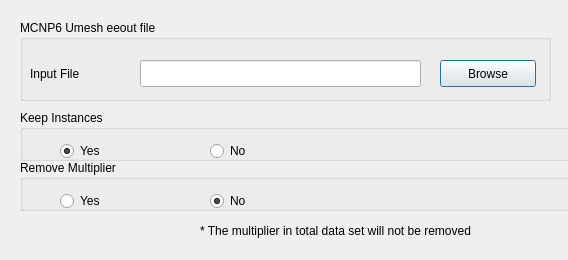
<?xml version="1.0" encoding="UTF-8"?>
<ui version="4.0">
 <class>MCMESHTRANGUI_ReadMCNPUmeshDlg</class>
 <widget class="QDialog" name="MCMESHTRANGUI_ReadMCNPUmeshDlg">
  <property name="geometry">
   <rect>
    <x>0</x>
    <y>0</y>
    <width>568</width>
    <height>260</height>
   </rect>
  </property>
  <property name="sizePolicy">
   <sizepolicy hsizetype="Minimum" vsizetype="Minimum">
    <horstretch>0</horstretch>
    <verstretch>0</verstretch>
   </sizepolicy>
  </property>
  <property name="minimumSize">
   <size>
    <width>568</width>
    <height>260</height>
   </size>
  </property>
  <property name="baseSize">
   <size>
    <width>0</width>
    <height>0</height>
   </size>
  </property>
  <property name="windowTitle">
   <string>Load File</string>
  </property>
  <widget class="QGroupBox" name="groupBox">
   <property name="geometry">
    <rect>
     <x>20</x>
     <y>20</y>
     <width>531</width>
     <height>81</height>
    </rect>
   </property>
   <property name="title">
    <string>MCNP6 Umesh eeout file</string>
   </property>
   <widget class="QLabel" name="label_6">
    <property name="geometry">
     <rect>
      <x>10</x>
      <y>40</y>
      <width>91</width>
      <height>27</height>
     </rect>
    </property>
    <property name="text">
     <string>Input File</string>
    </property>
   </widget>
   <widget class="QLineEdit" name="rmu_le_umo">
    <property name="geometry">
     <rect>
      <x>120</x>
      <y>40</y>
      <width>281</width>
      <height>27</height>
     </rect>
    </property>
    <property name="maximumSize">
     <size>
      <width>300</width>
      <height>16777215</height>
     </size>
    </property>
    <property name="readOnly">
     <bool>false</bool>
    </property>
   </widget>
   <widget class="QPushButton" name="rmu_pb_umobrw">
    <property name="geometry">
     <rect>
      <x>420</x>
      <y>40</y>
      <width>96</width>
      <height>27</height>
     </rect>
    </property>
    <property name="text">
     <string>Browse</string>
    </property>
   </widget>
  </widget>
  <widget class="QGroupBox" name="rmu_gb_rmml">
   <property name="geometry">
    <rect>
     <x>20</x>
     <y>160</y>
     <width>551</width>
     <height>51</height>
    </rect>
   </property>
   <property name="title">
    <string>Remove Multiplier</string>
   </property>
   <widget class="QRadioButton" name="rmu_rb_rmml_yes">
    <property name="geometry">
     <rect>
      <x>40</x>
      <y>30</y>
      <width>112</width>
      <height>22</height>
     </rect>
    </property>
    <property name="text">
     <string>Yes</string>
    </property>
    <property name="checked">
     <bool>false</bool>
    </property>
   </widget>
   <widget class="QRadioButton" name="rmu_rb_rmml_no">
    <property name="geometry">
     <rect>
      <x>190</x>
      <y>30</y>
      <width>112</width>
      <height>22</height>
     </rect>
    </property>
    <property name="text">
     <string>No</string>
    </property>
    <property name="checkable">
     <bool>true</bool>
    </property>
    <property name="checked">
     <bool>true</bool>
    </property>
   </widget>
  </widget>
  <widget class="QGroupBox" name="rmu_gb_kpInst">
   <property name="geometry">
    <rect>
     <x>20</x>
     <y>110</y>
     <width>551</width>
     <height>51</height>
    </rect>
   </property>
   <property name="title">
    <string>Keep Instances</string>
   </property>
   <widget class="QRadioButton" name="rmu_rb_kpInst_yes">
    <property name="geometry">
     <rect>
      <x>40</x>
      <y>30</y>
      <width>112</width>
      <height>22</height>
     </rect>
    </property>
    <property name="text">
     <string>Yes</string>
    </property>
    <property name="checked">
     <bool>true</bool>
    </property>
   </widget>
   <widget class="QRadioButton" name="rmu_rb_kpInst_no">
    <property name="geometry">
     <rect>
      <x>190</x>
      <y>30</y>
      <width>112</width>
      <height>22</height>
     </rect>
    </property>
    <property name="text">
     <string>No</string>
    </property>
   </widget>
  </widget>
  <widget class="QLabel" name="label">
   <property name="geometry">
    <rect>
     <x>200</x>
     <y>220</y>
     <width>351</width>
     <height>21</height>
    </rect>
   </property>
   <property name="text">
    <string>* The multiplier in total data set will not be removed</string>
   </property>
  </widget>
 </widget>
 <resources/>
 <connections/>
</ui>
